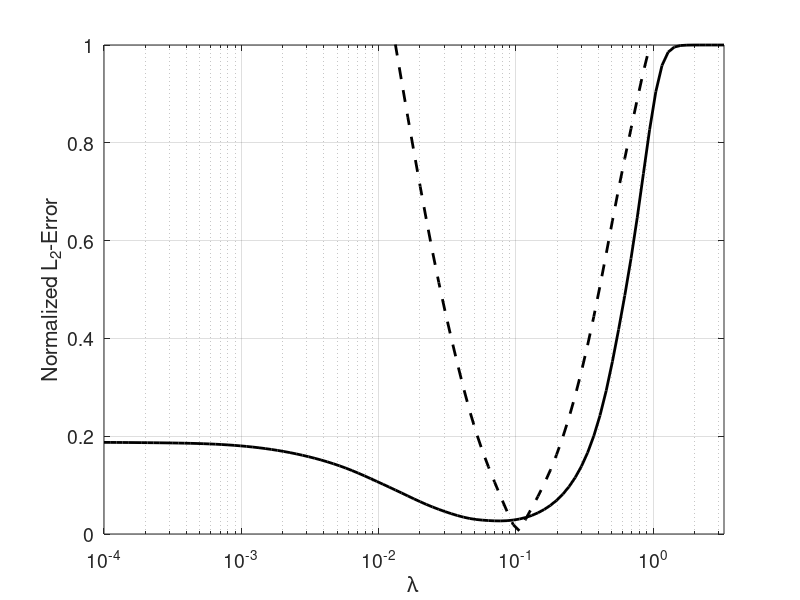
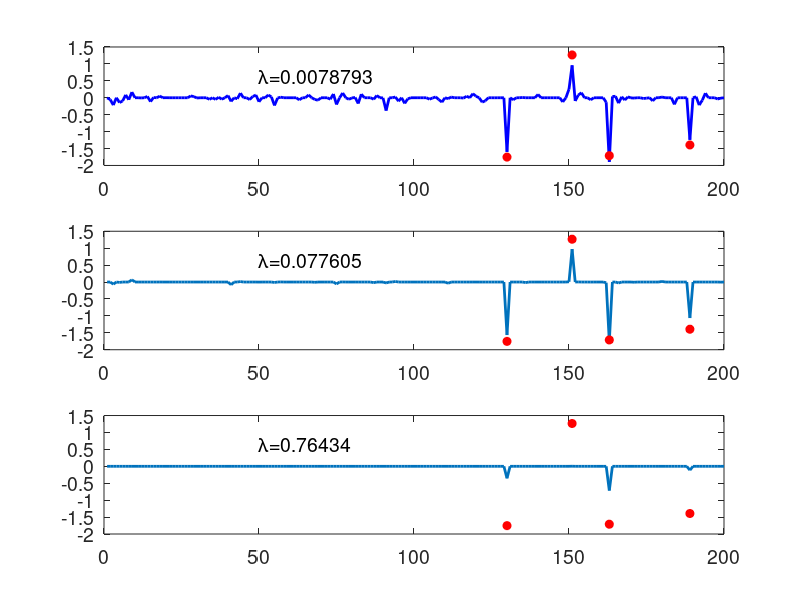
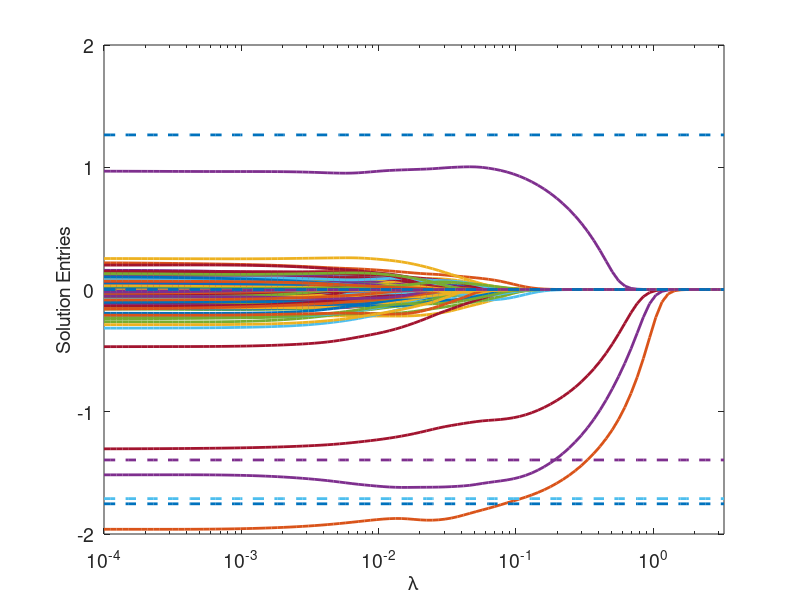
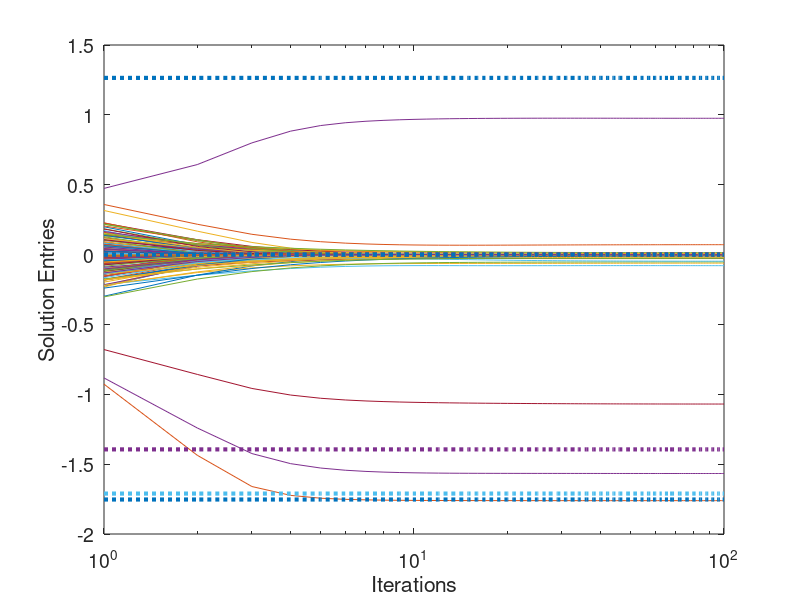

These figures' MATLAB source, in order:
% Figures - 5.6, 5.7, 5.8, and 5.9
% =========================================
% This program presents the IRLS solution to the Q problem. 
% We demonstrate several things here:
%       1. Effect of lambda and the optimal value
%       2. Kinds of solutions obtained for various lambda
%       3. The convergence of the IRLS
%       4. The solution path (LARS style)

% Creating the data to test on
n=100; m=200; S=4; sigma=0.1;

A=randn(n,m);
W=sqrt(diag(A'*A));
for k=1:1:m,
    A(:,k)=A(:,k)/W(k);
end;

x0=zeros(m,1);
pos=randperm(m);
x0(pos(1:S))=sign(randn(S,1)).*(1+rand(S,1));
b=A*x0+randn(n,1)*sigma;

save temp n m A b x0 S sigma pos

% The IRLS algorithm for varying lambda
Xsol=zeros(m,101);
Err=zeros(101,1);
Res=zeros(101,1);
lambda=0.0001*2.^(0:0.15:15);
AA=A'*A;
Ab=A'*b;
for ll=1:1:101
    xout=zeros(m,1);
    XX=eye(m);
    for k=1:1:15
        xout=inv(2*lambda(ll)*XX+AA)*Ab;
        XX=diag(1./(abs(xout)+1e-10));
        % disp(norm(xout-x0)/norm(x0));
    end;
    Xsol(:,ll)=xout; 
    Err(ll)=(xout-x0)'*(xout-x0)/(x0'*x0);
    Res(ll)=(A*xout-b)'*(A*xout-b)/sigma^2/n; 
    disp(Err(ll));
end;

figure(1); clf; 
h=semilogx(lambda,Err,'k');
set(h,'LineWidth',2); 
hold on;
h=semilogx(lambda,abs(log10(Res)),'k--');
set(h,'LineWidth',2); 
h=xlabel('\lambda'); 
set(h,'FontSize',14);
h=ylabel('Normalized L_2-Error');
set(h,'FontSize',14);
set(gca,'FontSize',14);
grid on;
axis([min(lambda) max(lambda) 0 1]); 
% print -depsc2 Chapter_05_IRLS_lambdaCurve.eps

figure(2); clf;
posL=find(Err==min(Err),1); 
subplot(3,1,1); h=plot(Xsol(:,posL-22),'b'); 
set(h,'LineWidth',2);
hold on; h=plot(pos(1:S),x0(pos(1:S)),'ro'); 
set(h,'MarkerFaceColor','r');
set(gca,'FontSize',14);
h=text(50,0.65,['\lambda=',num2str(lambda(posL-22))]);
set(h,'FontSize',14);
subplot(3,1,2); h=plot(Xsol(:,posL)); 
set(h,'LineWidth',2);
hold on; h=plot(pos(1:S),x0(pos(1:S)),'ro'); 
set(h,'MarkerFaceColor','r');
set(gca,'FontSize',14);
h=text(50,0.65,['\lambda=',num2str(lambda(posL))]);
set(h,'FontSize',14);
subplot(3,1,3); h=plot(Xsol(:,posL+22)); 
set(h,'LineWidth',2);
hold on; h=plot(pos(1:S),x0(pos(1:S)),'ro'); 
set(h,'MarkerFaceColor','r');
set(gca,'FontSize',14);
h=text(50,0.65,['\lambda=',num2str(lambda(posL+22))]);
set(h,'FontSize',14);
% print -depsc2 Chapter_05_IRLS_Solutions.eps

figure(3); clf; 
h=semilogx(lambda,Xsol');
set(h,'LineWidth',2);
hold on;
h=semilogx(lambda,ones(101,1)*x0','--');
set(h,'LineWidth',2);
set(gca,'FontSize',14);
h=xlabel('\lambda'); 
set(h,'FontSize',14);
h=ylabel('Solution Entries');
set(h,'FontSize',14);
axis([min(lambda) max(lambda) -2 2]);
% print -depsc2 Chapter_05_IRLS_LambdaPath.eps

% Choosing the best lambbda and showing the IRLS there

lamOPT=lambda(posL);
Sol=zeros(m,101);
xout=zeros(m,1);
Sol(:,1)=xout;
XX=eye(m);
Err=zeros(101,2);
Err(1,1)=(xout-x0)'*(xout-x0); 
Err(1,2)=0.5*(A*xout-b)'*(A*xout-b)+lamOPT*sum(abs(xout)); 
for k=1:1:100
    xout=inv(2*lamOPT*XX+AA)*Ab;
    XX=diag(1./(abs(xout)+1e-10));
    Sol(:,k+1)=xout;
    Err(k+1,1)=(xout-x0)'*(xout-x0);
    Err(k+1,2)=0.5*(A*xout-b)'*(A*xout-b)+lamOPT*sum(abs(xout)); 
end;

figure(4); clf; 
semilogx(0:1:100,Sol');
hold on;
h=semilogx(0:1:100,ones(101,1)*x0',':'); 
set(h,'LineWidth',3);
h=xlabel('Iterations'); 
set(h,'FontSize',14);
h=ylabel('Solution Entries');
set(h,'FontSize',14);
set(gca,'FontSize',14);
% print -depsc2 Chapter_05_IRLS_Path.eps

figure(5); clf; 
h=semilogx(0:1:100,Err(:,2),'k'); 
set(h,'LineWidth',2);
h=xlabel('Iterations'); 
set(h,'FontSize',14);
h=ylabel('Function Value');
set(h,'FontSize',14);
set(gca,'FontSize',14);
grid on;
axis([1 100 1 2.2]);
% print -depsc2 Chapter_05_IRLS_Convergence.eps